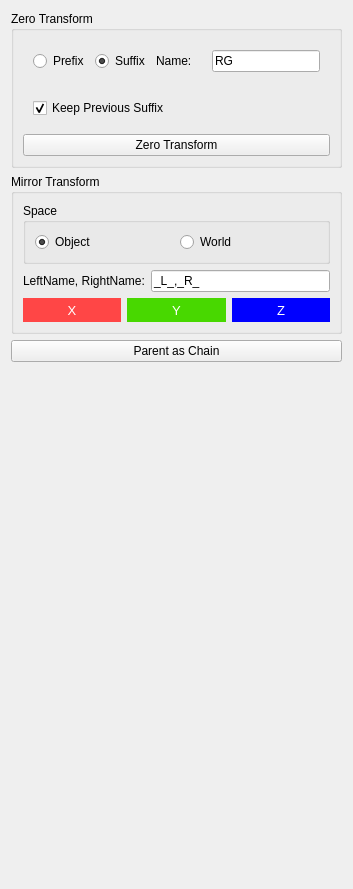
       <widget class="QWidget" name="tab_transforms">
        <attribute name="title">
         <string>Transforms</string>
        </attribute>
        <layout class="QVBoxLayout" name="verticalLayout_14">
         <item>
          <widget class="QGroupBox" name="groupBox_6">
           <property name="title">
            <string>Zero Transform</string>
           </property>
           <layout class="QVBoxLayout" name="verticalLayout_4">
            <item>
             <layout class="QHBoxLayout" name="horizontalLayout_12">
              <property name="leftMargin">
               <number>10</number>
              </property>
              <property name="topMargin">
               <number>10</number>
              </property>
              <property name="rightMargin">
               <number>10</number>
              </property>
              <property name="bottomMargin">
               <number>10</number>
              </property>
              <item>
               <layout class="QHBoxLayout" name="horizontalLayout_17">
                <item>
                 <widget class="QRadioButton" name="prefix_rBtn">
                  <property name="text">
                   <string>Prefix</string>
                  </property>
                  <property name="checked">
                   <bool>false</bool>
                  </property>
                 </widget>
                </item>
                <item>
                 <widget class="QRadioButton" name="suffix_rBtn">
                  <property name="text">
                   <string>Suffix</string>
                  </property>
                  <property name="checked">
                   <bool>true</bool>
                  </property>
                 </widget>
                </item>
               </layout>
              </item>
              <item>
               <widget class="QLabel" name="label_suffix">
                <property name="sizePolicy">
                 <sizepolicy hsizetype="Minimum" vsizetype="Preferred">
                  <horstretch>0</horstretch>
                  <verstretch>0</verstretch>
                 </sizepolicy>
                </property>
                <property name="minimumSize">
                 <size>
                  <width>50</width>
                  <height>0</height>
                 </size>
                </property>
                <property name="text">
                 <string>Name:</string>
                </property>
               </widget>
              </item>
              <item>
               <widget class="QLineEdit" name="suffix_edit">
                <property name="text">
                 <string>RG</string>
                </property>
               </widget>
              </item>
             </layout>
            </item>
            <item>
             <layout class="QHBoxLayout" name="horizontalLayout_14">
              <property name="spacing">
               <number>10</number>
              </property>
              <property name="leftMargin">
               <number>10</number>
              </property>
              <property name="topMargin">
               <number>10</number>
              </property>
              <property name="rightMargin">
               <number>10</number>
              </property>
              <property name="bottomMargin">
               <number>10</number>
              </property>
              <item>
               <widget class="QCheckBox" name="keepSuffix_chkBox">
                <property name="text">
                 <string>Keep Previous Suffix</string>
                </property>
                <property name="checked">
                 <bool>true</bool>
                </property>
               </widget>
              </item>
             </layout>
            </item>
            <item>
             <widget class="QPushButton" name="zero_btn">
              <property name="text">
               <string>Zero Transform</string>
              </property>
             </widget>
            </item>
           </layout>
          </widget>
         </item>
         <item>
          <widget class="QGroupBox" name="groupBox_7">
           <property name="title">
            <string>Mirror Transform</string>
           </property>
           <layout class="QVBoxLayout" name="verticalLayout_13">
            <item>
             <widget class="QGroupBox" name="groupBox_8">
              <property name="title">
               <string>Space</string>
              </property>
              <layout class="QVBoxLayout" name="verticalLayout_11">
               <item>
                <layout class="QHBoxLayout" name="horizontalLayout_16">
                 <item>
                  <widget class="QRadioButton" name="mirObj_chkBox">
                   <property name="toolTip">
                    <string>Use object transform space</string>
                   </property>
                   <property name="text">
                    <string>Object</string>
                   </property>
                   <property name="checked">
                    <bool>true</bool>
                   </property>
                  </widget>
                 </item>
                 <item>
                  <widget class="QRadioButton" name="mirWorld_chkBox">
                   <property name="toolTip">
                    <string>Use shape transform space</string>
                   </property>
                   <property name="text">
                    <string>World</string>
                   </property>
                   <property name="checked">
                    <bool>false</bool>
                   </property>
                  </widget>
                 </item>
                </layout>
               </item>
              </layout>
             </widget>
            </item>
            <item>
             <layout class="QHBoxLayout" name="horizontalLayout_15">
              <item>
               <widget class="QLabel" name="mirrorLRLabel">
                <property name="text">
                 <string>LeftName, RightName:</string>
                </property>
               </widget>
              </item>
              <item>
               <widget class="QLineEdit" name="mirrorLR_edit">
                <property name="text">
                 <string>_L_,_R_</string>
                </property>
               </widget>
              </item>
             </layout>
            </item>
            <item>
             <layout class="QHBoxLayout" name="horizontalLayout_6">
              <item>
               <widget class="QPushButton" name="btnMirrorX">
                <property name="sizePolicy">
                 <sizepolicy hsizetype="Minimum" vsizetype="Minimum">
                  <horstretch>0</horstretch>
                  <verstretch>0</verstretch>
                 </sizepolicy>
                </property>
                <property name="minimumSize">
                 <size>
                  <width>0</width>
                  <height>24</height>
                 </size>
                </property>
                <property name="font">
                 <font>
                  <family>Arial</family>
                  <pointsize>10</pointsize>
                  <weight>50</weight>
                  <bold>false</bold>
                 </font>
                </property>
                <property name="styleSheet">
                 <string notr="true">background-color: rgb(255, 70, 70);
color: white;
border: 0px;</string>
                </property>
                <property name="text">
                 <string>X</string>
                </property>
               </widget>
              </item>
              <item>
               <widget class="QPushButton" name="btn_mirrorY">
                <property name="sizePolicy">
                 <sizepolicy hsizetype="Minimum" vsizetype="Minimum">
                  <horstretch>0</horstretch>
                  <verstretch>0</verstretch>
                 </sizepolicy>
                </property>
                <property name="minimumSize">
                 <size>
                  <width>0</width>
                  <height>24</height>
                 </size>
                </property>
                <property name="font">
                 <font>
                  <family>Arial</family>
                  <pointsize>10</pointsize>
                  <weight>50</weight>
                  <bold>false</bold>
                 </font>
                </property>
                <property name="styleSheet">
                 <string notr="true">background-color: rgb(72, 216, 0);
color: white;
border: 0px;</string>
                </property>
                <property name="text">
                 <string>Y</string>
                </property>
               </widget>
              </item>
              <item>
               <widget class="QPushButton" name="btn_mirrorZ">
                <property name="sizePolicy">
                 <sizepolicy hsizetype="Minimum" vsizetype="Minimum">
                  <horstretch>0</horstretch>
                  <verstretch>0</verstretch>
                 </sizepolicy>
                </property>
                <property name="minimumSize">
                 <size>
                  <width>0</width>
                  <height>24</height>
                 </size>
                </property>
                <property name="font">
                 <font>
                  <family>Arial</family>
                  <pointsize>10</pointsize>
                  <weight>50</weight>
                  <bold>false</bold>
                 </font>
                </property>
                <property name="styleSheet">
                 <string notr="true">background-color: blue;
color: white;
border: 0px;</string>
                </property>
                <property name="text">
                 <string>Z</string>
                </property>
               </widget>
              </item>
             </layout>
            </item>
           </layout>
          </widget>
         </item>
         <item>
          <widget class="QPushButton" name="parentAsChain_Btn">
           <property name="text">
            <string>Parent as Chain</string>
           </property>
          </widget>
         </item>
         <item>
          <spacer name="verticalSpacer">
           <property name="orientation">
            <enum>Qt::Vertical</enum>
           </property>
           <property name="sizeHint" stdset="0">
            <size>
             <width>20</width>
             <height>516</height>
            </size>
           </property>
          </spacer>
         </item>
        </layout>
       </widget>
